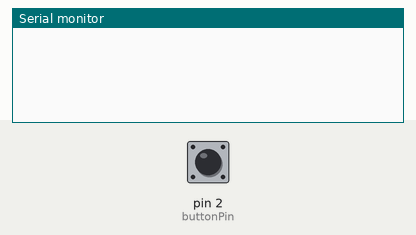
Simulated run of this sketch. Board: Arduino Uno, built with avr-gcc and run on an emulated ATmega328P. On the bench: the last lines printed to the serial monitor. The inputs (shaded band) are chosen by the test bench; at power-on: pin 2 (buttonPin) HIGH. Random numbers use the default seed unless the sketch sets one.

Above: at 1.2 s.
1.3 s: pin 2 (buttonPin) pulled LOW for 0.15 s
At 2.5 s:
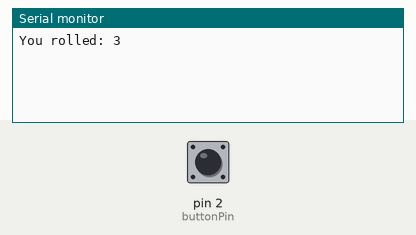
2.9 s: pin 2 (buttonPin) pulled LOW for 1 s
At 4.2 s:
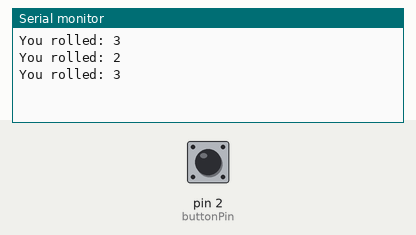
5.4 s: pin 2 (buttonPin) pulled LOW for 0.15 s
At 6.9 s:
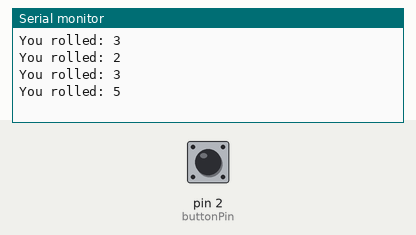
Timing chart, 0 to 8.4 s (numbered marks = the images above; inputs shaded):
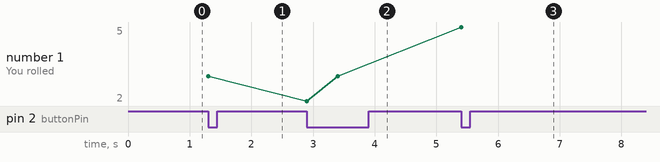

Measured:
- after the input at 1.3 s, the serial monitor: prints a new line at once (image 1)
- after the input at 2.9 s, the serial monitor: prints a new line at once (image 2)
- after the input at 5.4 s, the serial monitor: prints a new line at once (image 3)
- plotted number 1: 3 → 5 after the input at 5.4 s

The sketch:

Diceroller.ino
```cpp
int buttonPin = 2;

void setup() {
  Serial.begin(9600);       // start Serial Monitor
  pinMode(buttonPin, INPUT_PULLUP);
  randomSeed(analogRead(0)); // random seed
}

void loop() {
  if (digitalRead(buttonPin) == LOW) {  // button pressed
    int dice = random(1, 7); // random number 1-6
    Serial.print("You rolled: ");
    Serial.println(dice);
    delay(500); // debounce
  }
}
```
